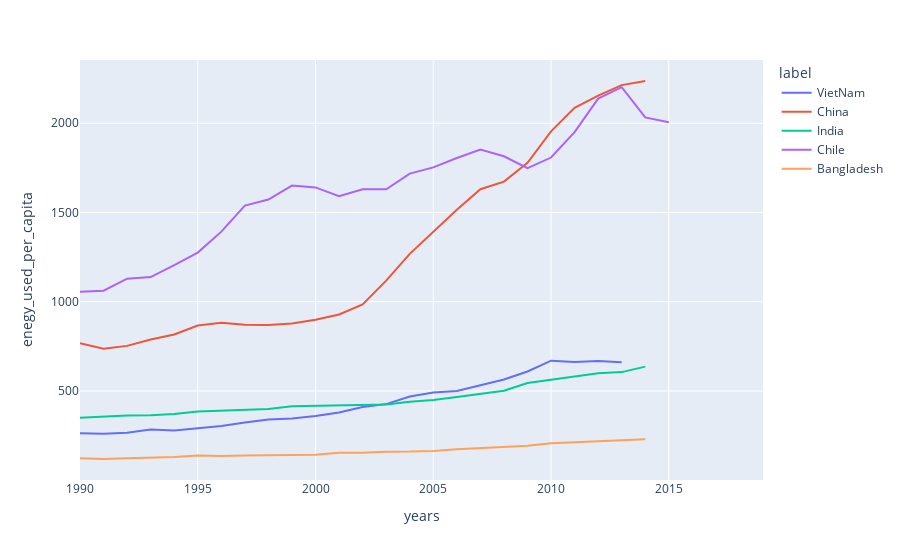

The code cell stored with this chart in its notebook:
### Code cell
fig_line = px.line(new_enegy_used_per_capita, x = 'years', y = 'enegy_used_per_capita', color = 'label')
fig_line.show()
